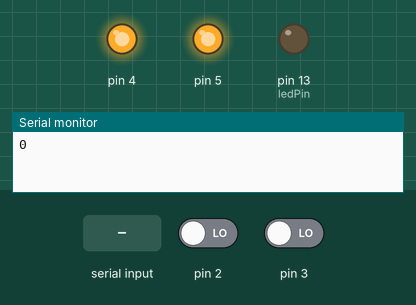
A sketch run on a simulated Arduino Uno, built with avr-gcc and run on an emulated ATmega328P. Parts: output pins drawn as LEDs (lit = HIGH), the last lines printed to the serial monitor. The test bench sets the inputs (shaded band); at power-on: pin 2 LOW, pin 3 LOW.

Above: at 1.2 s.
1.3 s: "q" received over Serial
At 2.8 s:
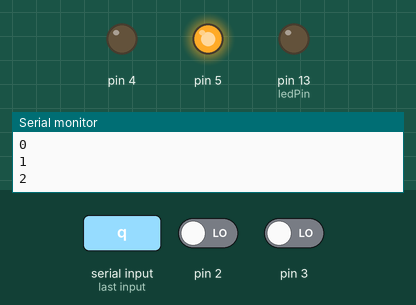
4.3 s: "e" received over Serial
At 5.5 s:
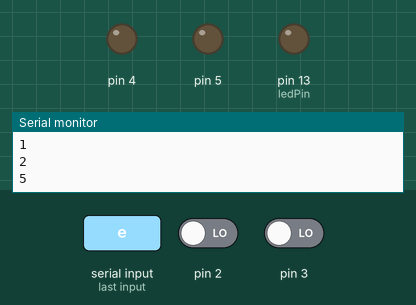
5.8 s: "f" received over Serial
At 6.7 s:
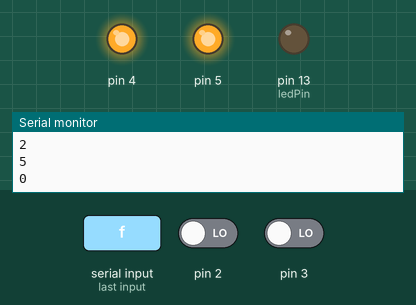
7.3 s: "s" received over Serial
At 7.9 s:
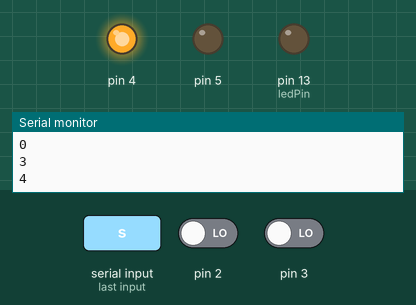
8.8 s: "c" received over Serial
At 10.2 s:
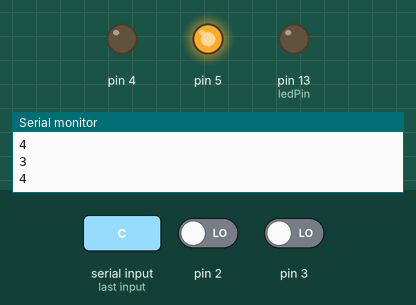
Timing chart, 0 to 11.3 s (numbered marks = the images above; inputs shaded):
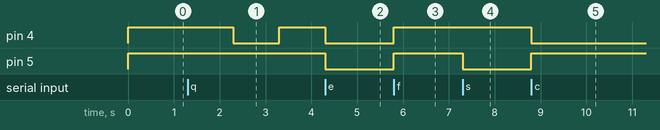

Measured:
- after the input at 1.3 s, pin 4: HIGH → LOW after 1.0 s, → HIGH 1.0 s later
- after the input at 4.3 s, pin 4: goes on until 4.3 s, then stays LOW; pin 5: HIGH → LOW at once
- after the input at 5.8 s, pin 4, pin 5: LOW → HIGH at once
- after the input at 7.3 s, pin 5: HIGH → LOW at once
- after the input at 8.8 s, pin 4: HIGH → LOW at once; pin 5: LOW → HIGH at once

The sketch:

BrainRing.ino
```cpp
int BLINK_PERIOD = 2000;

int ledPin = 13;
//pins
int input[2];
int indicator[2];

int globalState;
int STATE_FREE = 0;
int STATE_QUESTION = 1;
int STATE_FALSESTARTED = 2;
int STATE_STARTED = 3;
int STATE_ANSWERING = 4;
int STATE_ENDED = 5;

bool blocked[2];
int actor;
long time;

void reset() {
  setState(STATE_FREE);
  digitalWrite(indicator[0], LOW);
  digitalWrite(indicator[1], LOW);

  blocked[0] = false;
  blocked[1] = false;

  time = 0;
}

void setup() {
  Serial.begin(9600);

  // put your setup code here, to run once:
  pinMode(ledPin, OUTPUT);

  input[0] = 2;
  pinMode(input[0], INPUT);

  input[1] = 3;
  pinMode(input[1], INPUT);

  indicator[0] = 4;
  pinMode(indicator[0], OUTPUT);

  indicator[1] = 5;
  pinMode(indicator[1], OUTPUT);

  reset();
}

void setState(int state) {
  globalState = state;
  Serial.println(state);
}


void handlePress(int i) {
  //Serial.print("handle ");
  //Serial.println(i);
  if (blocked[i]) return;

  if (globalState == STATE_FREE) {
    digitalWrite(indicator[i], HIGH);
  } else if (globalState == STATE_QUESTION) {
    setState(STATE_FALSESTARTED);
    actor = i;
    time = millis();
    blocked[i] = true;

  } else if (globalState == STATE_STARTED) {
    setState(STATE_ANSWERING);
    time = millis();
    actor = i;
    blocked[i] = true;
  }
}

void showIndicator() {
  if (globalState == STATE_FALSESTARTED) {
    if ( (((millis() - time) / (BLINK_PERIOD/2)) % 2) == 0) {
      digitalWrite(indicator[actor], HIGH);
    } else {
      digitalWrite(indicator[actor], LOW);
    }
  } else if (globalState == STATE_ANSWERING) {
    digitalWrite(indicator[actor], HIGH);

  } else if (globalState == STATE_STARTED || globalState == STATE_ENDED) {
    digitalWrite(indicator[0], LOW);
    digitalWrite(indicator[1], LOW);
  }
}

void loop() {
  if (Serial.available() > 0) {
    int c = Serial.read();
    if (c == 'f') //start
    {
      reset();

    } else if (c == 'q') { //question is questioning, can be falsestart
      setState(STATE_QUESTION);

    } else if (c == 's') { //no falsestart
      if (globalState != STATE_FALSESTARTED) {
        setState(STATE_STARTED);
      }

    } else if (c == 'c') { //continue after action
      setState(STATE_STARTED);

    } else if (c == 'e') { //game ended, button doesn't work
      setState(STATE_ENDED);
    }
  }


  showIndicator();
  if (globalState == STATE_FALSESTARTED || globalState == STATE_ENDED) return; //do not apply user input

  if (digitalRead(input[0]) == LOW) handlePress(0);
  if (digitalRead(input[1]) == LOW) handlePress(1);
}
```
